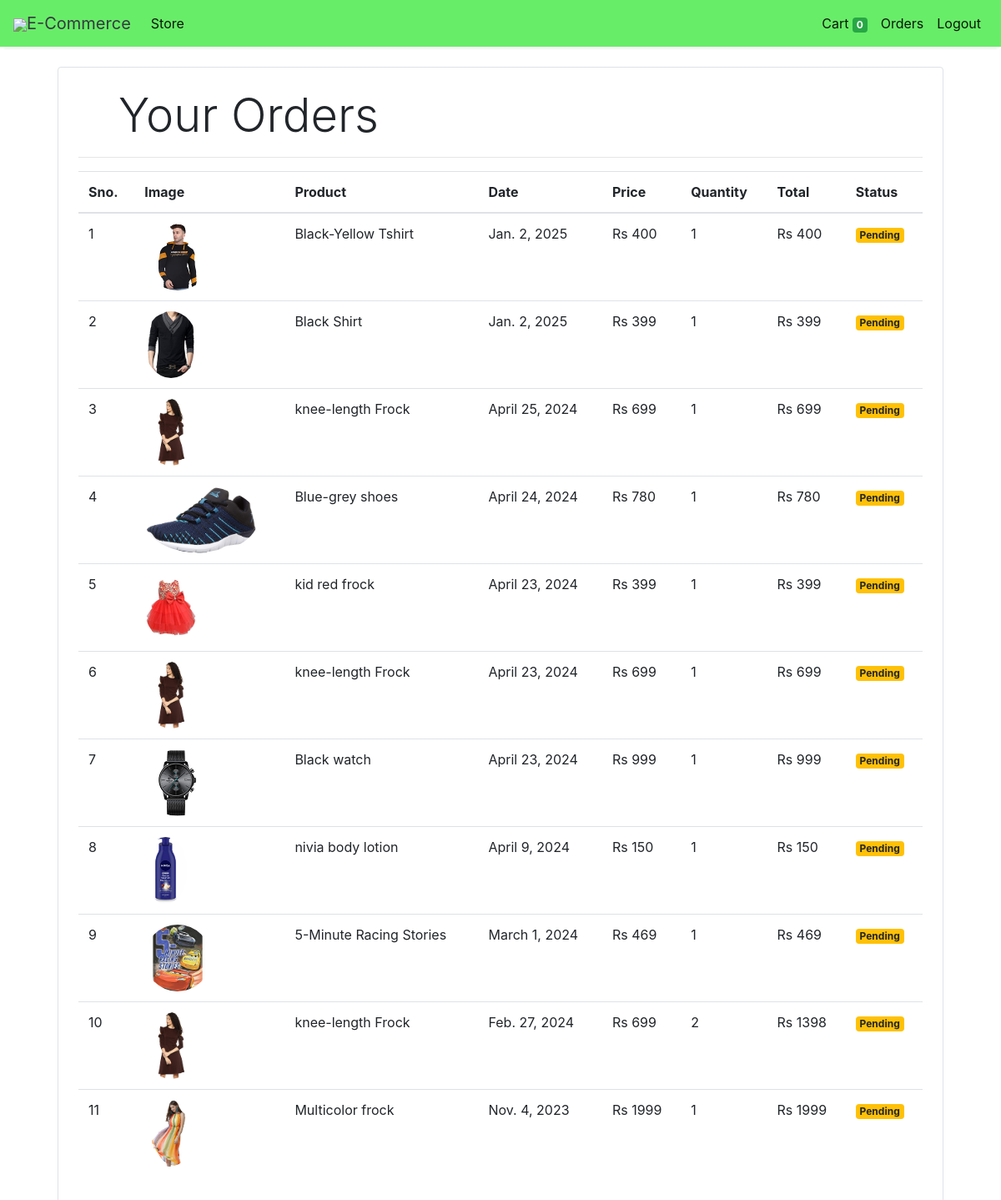
The page /orders (signed in) on the database its author committed.
### store/models/orders.py (models this page shows, shortened)
class Order(models.Model):
    product = models.ForeignKey(Products,
                                on_delete=models.CASCADE)
    customer = models.ForeignKey(Customer,
                                 on_delete=models.CASCADE)
    quantity = models.IntegerField(default=1)
    price = models.IntegerField()
    address = models.CharField (max_length=50, default='', blank=True)
    phone = models.CharField (max_length=50, default='', blank=True)
    date = models.DateField (default=datetime.datetime.today)
    status = models.BooleanField (default=False)
    @staticmethod
    def get_orders_by_customer(customer_id):
        return Order.objects.filter(customer=customer_id).order_by('-date')

### store/models/product.py (models this page shows, shortened)
class Products(models.Model):
    name = models.CharField(max_length=60)
    price= models.IntegerField(default=0)
    category= models.ForeignKey(Category,on_delete=models.CASCADE,default=1 )
    description= models.CharField(max_length=250, default='', blank=True, null= True)
    image= models.ImageField(upload_to='uploads/products/')

### store/middlewares/auth.py (the view)
    def middleware(request):
        print(request.session.get('customer'))
        returnUrl = request.META['PATH_INFO']
        print(request.META['PATH_INFO'])
        if not request.session.get('customer'):
           return redirect(f'login?return_url={returnUrl}')
        response = get_response(request)
        return response

### store/templatetags/custom_filter.py (called while the page is built)
@register.filter(name='currency')
def currency(number):
    return "Rs "+str(number)

@register.filter(name='multiply')
def multiply(number , number1):
    return number * number1

### store/views/orders.py (called while the page is built)
    def get(self , request ):
        customer = request.session.get('customer')
        orders = Order.get_orders_by_customer(customer)
        print(orders)
        return render(request , 'orders.html'  , {'orders' : orders})

### store/templates/orders.html
{% extends 'base.html' %}
{% block content %}
{% load cart %}
{% load custom_filter %}
<div class="container">
   <div class="border rounded p-4 m-4">
        <p class="display-4 pl-4 ml-4">Your Orders</p>
        <hr>
        <table class="table">
            <thead>
                <tr>
                    <th>Sno.</th>
                    <th>Image</th>
                    <th>Product</th>
                    <th>Date</th>
                    <th>Price</th>
                    <th>Quantity</th>
                    <th>Total</th>
                    <th>Status</th>
                </tr>
            </thead>
            <tbody>
                {% for order in orders %}
                <tr>
                    <td>{{forloop.counter}}</td>
                    <td><img style="height: 80px;" class="rounded-circle" src="{{order.product.image.url}}" alt=""></td>
                    <td>{{order.product.name}}</td>
                    <td>{{order.date}}</td>
                    <td>{{order.price|currency}}</td>
                    <td>{{order.quantity}}</td>
                    <td>{{order.quantity|multiply:order.price|currency}}</td>
                    {% if order.status %}
                    <td><small class="badge badge-success">Completed</small></td>
                    {%else%}
                    <td><small class="badge badge-warning">Pending</small></td>
                    {% endif %}
                </tr>
                {% endfor %}
            </tbody>
        </table>
   </div>
</div>
{% endblock %}

### store/templates/base.html (shortened to what this page needs)
<!doctype html>
<html lang="en">
<head>
  <link rel="stylesheet" href="https://maxcdn.bootstrapcdn.com/bootstrap/4.0.0/css/bootstrap.min.css"
>
</head>
<body>
<nav class="one-edge-shadow
  navbar navbar-light
  sticky-top navbar
  navbar-expand-lg
  text-white">
    <a class="navbar-brand ms-3 text-dark " href="/">
    <link rel="stylesheet" href="https://use.fontawesome.com/releases/v5.7.0/css/all.css">
    <img src="https://www.freepnglogos.com/uploads/shopping-cart-png/shopping-cart-svg-png-icon-download-28.png" style="width:50px;height:50px,color:text-light;">E-Commerce</a>
    <div class="collapse navbar-collapse" id="navbarSupportedContent">
      <ul class="navbar-nav mr-auto">
        <li class="nav-item active">
          <a class="nav-link" href="/store">Store <span class="sr-only">(current)</span></a>
        </li>
          </ul>
      <ul class=" navbar-nav my-2 my-lg-0">
        <li class="nav-item active">
          <a class="nav-link" href="/cart">Cart
            <span class="badge badge-success">{{request.session.cart.keys|length}}</span>
            <span class="sr-only">(current)</span></a>
        </li>
        {% if request.session.customer %}
        <li class="nav-item active ">
          <a class="nav-link" href="/orders">Orders<span class="sr-only">(current)</span></a>
        </li>
        <li class="nav-item active ">
          <a class="nav-link" href="/logout">Logout<span class="sr-only">(current)</span></a>
        </li>
        {% endif %}
      </ul>
    </div>
  </nav>
  {% block content %}{% endblock %}
</body>
</html>

### store/templates/base.html (style rules this page uses)
nav { background-color: rgb(104, 237, 104); }
.one-edge-shadow { box-shadow: 0 8px 2px -5px rgb(246, 245, 245); }

### rows shown on the page
Order: product.image (picture), product.name "Black-Yellow Tshirt", date "Jan. 2, 2025", price "Rs 400", quantity "1", quantity|multiply "Rs 400", status "Pending"
Order: product.image (picture), product.name "Black Shirt", date "Jan. 2, 2025", price "Rs 399", quantity "1", quantity|multiply "Rs 399", status "Pending"
Order: product.image (picture), product.name "knee-length Frock", date "April 25, 2024", price "Rs 699", quantity "1", quantity|multiply "Rs 699", status "Pending"
Order: product.image (picture), product.name "Blue-grey shoes", date "April 24, 2024", price "Rs 780", quantity "1", quantity|multiply "Rs 780", status "Pending"
Order: product.image (picture), product.name "kid red frock", date "April 23, 2024", price "Rs 399", quantity "1", quantity|multiply "Rs 399", status "Pending"
Order: product.image (picture), product.name "knee-length Frock", date "April 23, 2024", price "Rs 699", quantity "1", quantity|multiply "Rs 699", status "Pending"
Order: product.image (picture), product.name "Black watch", date "April 23, 2024", price "Rs 999", quantity "1", quantity|multiply "Rs 999", status "Pending"
Order: product.image (picture), product.name "nivia body lotion", date "April 9, 2024", price "Rs 150", quantity "1", quantity|multiply "Rs 150", status "Pending"
Order: product.image (picture), product.name "5-Minute Racing Stories", date "March 1, 2024", price "Rs 469", quantity "1", quantity|multiply "Rs 469", status "Pending"
Order: product.image (picture), product.name "knee-length Frock", date "Feb. 27, 2024", price "Rs 699", quantity "2", quantity|multiply "Rs 1398", status "Pending"
Order: product.image (picture), product.name "Multicolor frock", date "Nov. 4, 2023", price "Rs 1999", quantity "1", quantity|multiply "Rs 1999", status "Pending"

### other values the page prints
{{ request.session.cart.keys|length }} "0"
